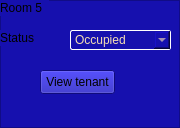
               <widget class="QFrame" name="frame_8">
                <property name="sizePolicy">
                 <sizepolicy hsizetype="Fixed" vsizetype="Fixed">
                  <horstretch>0</horstretch>
                  <verstretch>0</verstretch>
                 </sizepolicy>
                </property>
                <property name="minimumSize">
                 <size>
                  <width>139</width>
                  <height>128</height>
                 </size>
                </property>
                <property name="styleSheet">
                 <string notr="true">background-color:#1610ae;</string>
                </property>
                <property name="frameShape">
                 <enum>QFrame::StyledPanel</enum>
                </property>
                <property name="frameShadow">
                 <enum>QFrame::Raised</enum>
                </property>
                <widget class="QLabel" name="label_59">
                 <property name="geometry">
                  <rect>
                   <x>0</x>
                   <y>0</y>
                   <width>49</width>
                   <height>16</height>
                  </rect>
                 </property>
                 <property name="text">
                  <string>Room 5</string>
                 </property>
                </widget>
                <widget class="QLabel" name="label_60">
                 <property name="geometry">
                  <rect>
                   <x>0</x>
                   <y>30</y>
                   <width>49</width>
                   <height>16</height>
                  </rect>
                 </property>
                 <property name="text">
                  <string>Status</string>
                 </property>
                </widget>
                <widget class="QPushButton" name="view_tenant_btn_5">
                 <property name="geometry">
                  <rect>
                   <x>40</x>
                   <y>70</y>
                   <width>75</width>
                   <height>24</height>
                  </rect>
                 </property>
                 <property name="text">
                  <string>View tenant</string>
                 </property>
                </widget>
                <widget class="QComboBox" name="statusEdit_13">
                 <property name="geometry">
                  <rect>
                   <x>70</x>
                   <y>30</y>
                   <width>101</width>
                   <height>20</height>
                  </rect>
                 </property>
                 <property name="styleSheet">
                  <string notr="true">border:1px solid white;
border-radius:1.5px;
color:wheat;</string>
                 </property>
                 <item>
                  <property name="text">
                   <string>Occupied</string>
                  </property>
                 </item>
                 <item>
                  <property name="text">
                   <string>Vacant</string>
                  </property>
                 </item>
                 <item>
                  <property name="text">
                   <string>Needing Repair</string>
                  </property>
                 </item>
                </widget>
               </widget>
